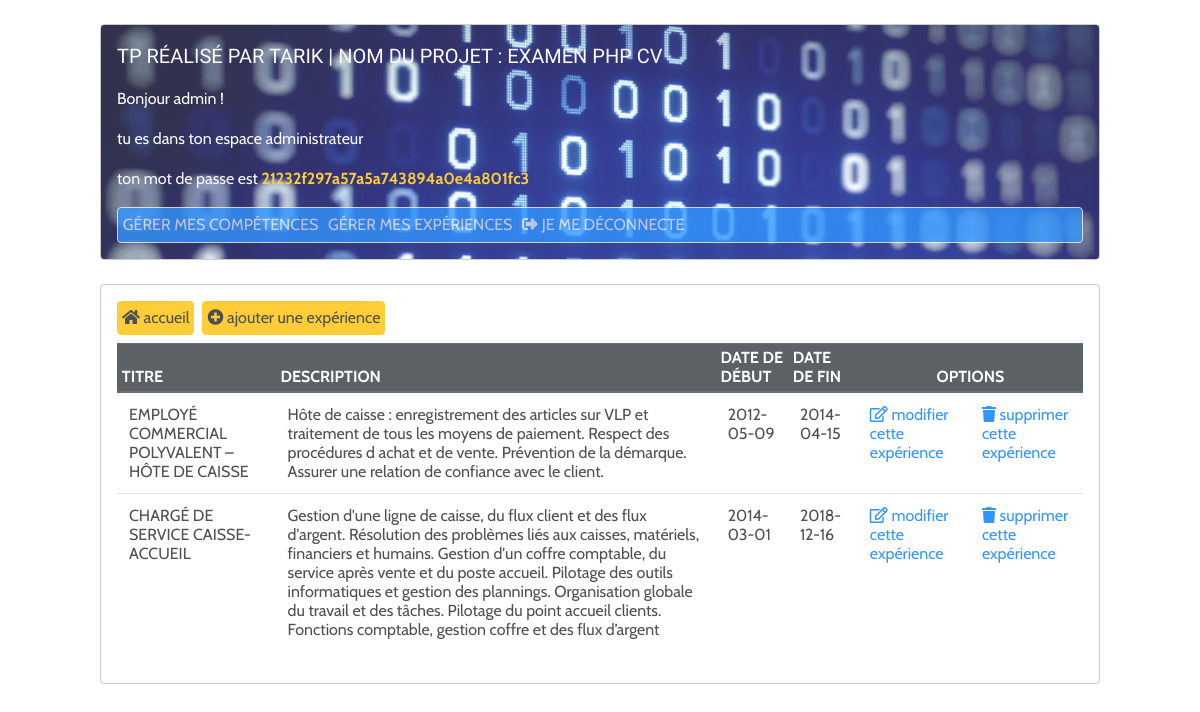
The page /experience.php (signed in) on the database its author committed.
### tables this page shows
CREATE TABLE `experience` (
  `id` int(11) NOT NULL,
  `titre` varchar(250) NOT NULL,
  `description` text NOT NULL,
  `date_debut` date NOT NULL,
  `date_fin` date DEFAULT NULL
);

### experience.php (the view, shortened to what this page needs)
<?php
require_once ('include.php');
include ('jumbotron.php');
?>
<div class="menu container col-10">
<nav class="navbar navbar-expand-lg mb-2">
<a class="nav-link btn btn-warning mr-2 p-1" href="home.php"><i class="fas fa-home"></i>&nbsp;accueil</a>
<a class="nav-link btn btn-warning p-1" href="addExperience.php"><i class="fa fa-plus-circle"></i>&nbsp;ajouter une expérience</a>
</nav>
<?php
$req = $bdd -> query('SELECT * FROM experience');
$results = $req->fetchAll();
?>
<table class="table table-hover">
  <thead class="thead-dark text-uppercase table-sm">
    <tr>
      <th scope="col">titre</th>
      <th scope="col">description</th>
      <th scope="col">date de début</th>
      <th scope="col">date de fin</th>
      <th class='text-center' colspan='2'>options</th>
    </tr>
  </thead>
  <tbody>
    <?php
    foreach ($results as $res){?>
    <tr>
      <td><?= $res['titre']?></td>
      <td><?= $res['description']?></td>
      <td><?= $res['date_debut']?></td>
      <td><?= $res['date_fin']?></td>
      <td><a title="Editer" href="editExperience.php?id=<?php echo($res['id']); ?>"><i class="far fa-edit"></i>&nbsp;modifier cette expérience</a></td>
      <td><a title="Supprimer" href="deleteExperience.php?id=<?php echo($res['id']);?>"><i class="fas fa-trash"></i>&nbsp;supprimer cette expérience</a></td>
    </tr>
    <?php
    }
    ?>
  </tbody>
</table>
</div>

### utils/head.php (style rules this page uses)
* { font-family:'Cabin'; }
.menu { opacity:0.8; padding:1rem; border-radius:4px; border:1px solid silver; }
.navbar { margin:0; padding:0; }

### rows shown on the page
experience: titre "EMPLOYÉ COMMERCIAL POLYVALENT – HÔTE DE CAISSE", description "Hôte de caisse : enregistrement des articles sur VLP et traitement de tous les moyens de paiement. Respect des procédures d achat et de vente. Prévention de la démarque. Assurer une relation de confiance avec le client.", date_debut "2012-05-09", date_fin "2014-04-15"
experience: titre "CHARGÉ DE SERVICE CAISSE-ACCUEIL", description "Gestion d'une ligne de caisse, du flux client et des flux d'argent. Résolution des problèmes liés aux caisses, matériels, financiers et humains. Gestion d'un coffre comptable, du service après vente et du poste accueil. Pilotage des outils informatiques et gestion des plannings. Organisation globale du travail et des tâches. Pilotage du point accueil clients. Fonctions comptable, gestion coffre et des flux d’argent", date_debut "2014-03-01", date_fin "2018-12-16"

### other values the page prints
$dev[0] "TARIK"
$dev[3] "EXAMEN PHP CV"
$_SESSION['user']['nom'] "admin"
$_SESSION['user']['mot_de_passe'] "21232f297a57a5a743894a0e4a801fc3"
